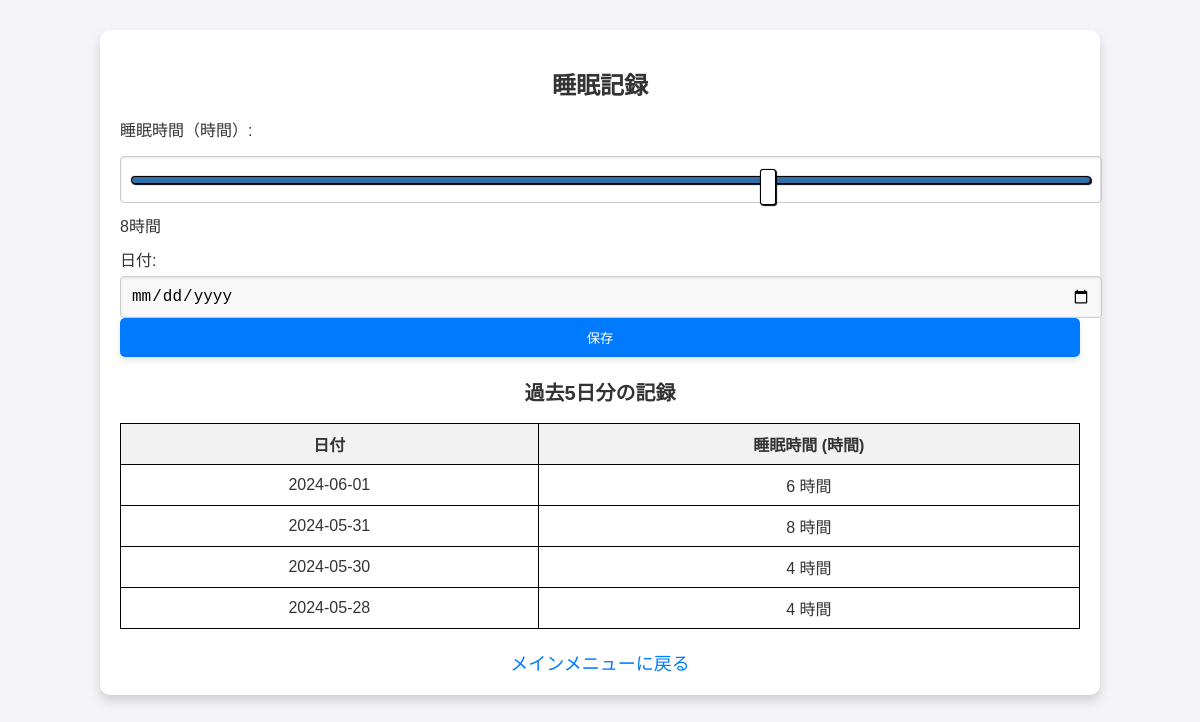
Page /accounts/sleep_record/ (signed in) on the earlier database version.
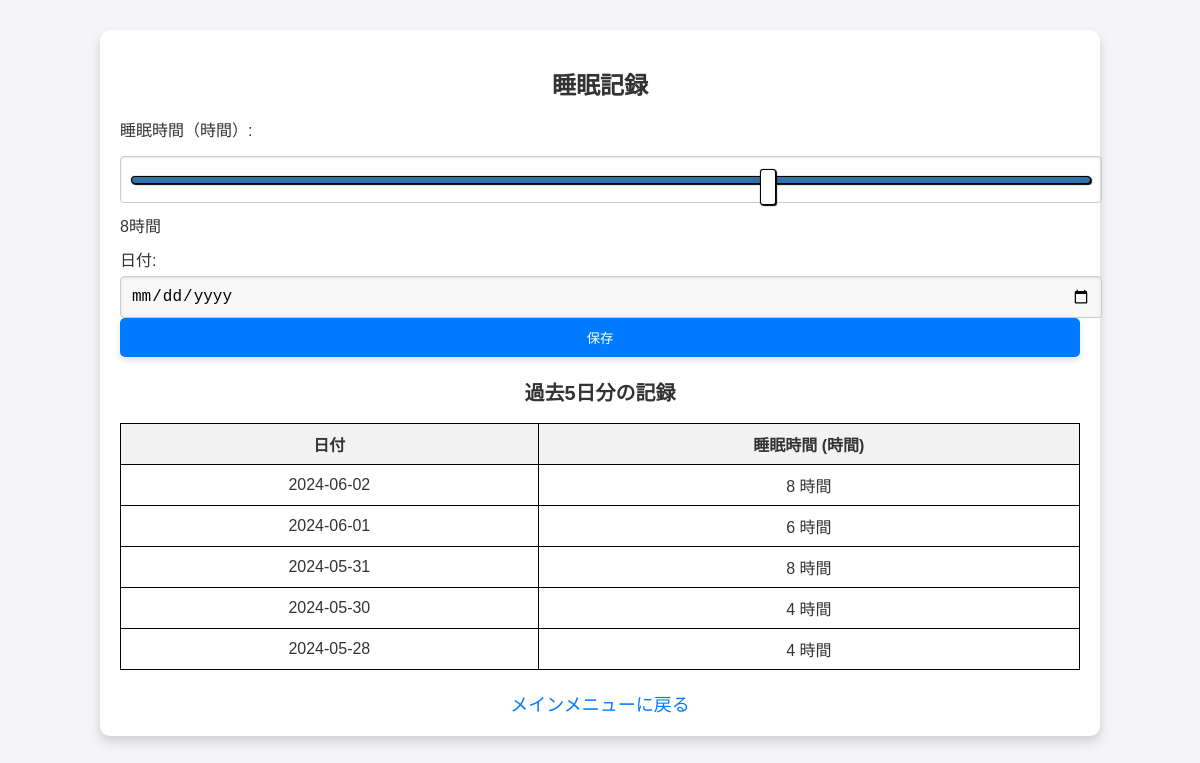
Same page on the later database version.
### myapp/models.py (models this page shows)
class SleepRecord(models.Model):
    user = models.ForeignKey(CustomUser, on_delete=models.CASCADE, verbose_name=_('ユーザー'))
    date = models.DateField(_('日付'))
    duration = models.IntegerField(_('睡眠時間（分）'))
    quality = models.CharField(_('睡眠の質'), max_length=100, blank=True, null=True)

### myapp/views.py (the view)
# urls.py: path('sleep_record/', views.sleep_record, name='sleep_record'),
@login_required
def sleep_record(request):
    today = date.today()
    five_days_ago = today - timedelta(days=5)
    if request.method == 'POST':
        form = SleepRecordForm(request.POST)
        if form.is_valid():
            record = form.save(commit=False)
            record.user = request.user
            record.date = today
            return redirect('myapp:sleep_record')
    else:
        form = SleepRecordForm()
    sleep_records = SleepRecord.objects.filter(
        user=request.user,
        date__gte=five_days_ago
    ).order_by('-date')
    return render(request, 'sleep_record.html', {
        'form': form,
        'sleep_records': sleep_records
    })

### myapp/forms.py
class SleepRecordForm(forms.ModelForm):
    class Meta:
        model = SleepRecord
        fields = ['date', 'duration', 'quality']
        labels = {
            'date': '日付',
            'duration': '時間',
            'quality': '睡眠の質'
        }

### myapp/authentication.py (called while the page is built)
    def get_user(self, user_id):
        UserModel = get_user_model()
        try:
            return UserModel.objects.get(pk=user_id)
        except UserModel.DoesNotExist:
            return None

### myapp/templates/sleep_record.html (shortened to what this page needs)
<!DOCTYPE html>
<html lang="ja">
<head>
    {% load static %}
    <link rel="stylesheet" href="{% static 'css/styles.css' %}">
</head>
<body class="body-background sleep-record">
    <div class="container">
        <h1 class="title">睡眠記録</h1>
        <form method="post" action="{% url 'myapp:submit_sleep_record' %}" class="form-group">
            <label for="duration" class="form-label">睡眠時間（時間）:</label>
            <input type="range" id="duration" name="duration" min="0" max="12" value="8" class="input-range">
            <span id="durationDisplay" class="duration-display">8時間</span>
            <label for="date" class="form-label">日付:</label>
            <input type="date" id="date" name="date" value="{{ today|date:'Y-m-d' }}" class="input-date">
            <button type="submit" class="button">保存</button>
        </form>
        <h2>過去5日分の記録</h2>
        <table>
            <thead>
                <tr>
                    <th>日付</th>
                    <th>睡眠時間 (時間)</th>
                </tr>
            </thead>
            <tbody>
                {% for record in sleep_records %}
                <tr>
                    <td>{{ record.date|date:"Y-m-d" }}</td>
                    <td>{{ record.duration }} 時間</td>
                </tr>
                {% empty %}
                <tr>
                    <td colspan="2">記録がありません。</td>
                </tr>
                {% endfor %}
            </tbody>
        </table>
        <div class="text-center">
            <a href="{% url 'myapp:main_menu' %}" class="back-link">メインメニューに戻る</a>
        </div>
    </div>
</body>
</html>

### static/css/styles.css (style rules this page uses)
body, html { font-family: 'Arial', sans-serif; background-color: #f4f4f9; color: #333; margin: 0; padding: 0; font-size: 16px; }
h1, h2 { color: #333; text-align: center; font-weight: bold; }
h1 { font-size: 24px; }
h2 { font-size: 20px; }
.container, .login-container, .menu-container { width: 100%; max-width: 960px; margin: 30px auto; padding: 20px; background-color: #ffffff; box-shadow: 0 6px 12px rgba(0, 0, 0, 0.15); border-radius: 10px; }
a, .menu-list a { color: #5c67f2; text-decoration: none; font-size: 18px; display: block; }
.form-group { margin-bottom: 20px; }
label { display: block; margin-bottom: 5px; }
input[type="text"], input[type="password"], input[type="number"], input[type="date"], input[type="range"] { width: 100%; padding: 10px; border: 1px solid #ccc; border-radius: 4px; box-shadow: inset 0 1px 3px rgba(0, 0, 0, 0.1); }
.button, .btn { width: 100%; padding: 10px 20px; background-color: #007BFF; color: white; border: none; border-radius: 5px; cursor: pointer; box-shadow: 0 4px 6px rgba(0, 0, 0, 0.1); }
input[type="range"] { width: 100%; height: 25px; background-color: #ddd; outline: none; -webkit-appearance: none; margin: 10px 0; transition: background-color 0.3s ease; }
input[type="date"] { padding: 10px; border-radius: 5px; border: 1px solid #ccc; background-color: #f8f8f8; }
input[type="range"] { -webkit-appearance: none; width: 100%; background: transparent; }
input[type="date"] { border: 2px solid #ccc; font-size: 16px; padding: 10px; border-radius: 5px; background-color: #f8f8f8; }
.sleep-record .form-group { margin-bottom: 20px; }
.sleep-record label { display: block; margin-bottom: 5px; }
.sleep-record input[type="range"], .sleep-record input[type="date"] { width: 100%; padding: 10px; border: 1px solid #ccc; border-radius: 4px; box-shadow: inset 0 1px 3px rgba(0, 0, 0, 0.1); }
.sleep-record .button { width: 100%; padding: 10px 20px; background-color: #007BFF; color: white; border: none; border-radius: 5px; cursor: pointer; box-shadow: 0 4px 6px rgba(0, 0, 0, 0.1); }
.sleep-record .back-link { display: block; margin-top: 20px; text-align: center; color: #007BFF; text-decoration: none; }
input[type="range"] { width: 100%; height: 25px; background: transparent; -webkit-appearance: none; margin: 10px 0; transition: background-color 0.3s ease; }

### myapp/templates/sleep_record.html (style rules this page uses)
table { width: 100%; border-collapse: collapse; }
th, td { border: 1px solid black; padding: 8px; text-align: center; }
th { background-color: #f2f2f2; }

Differences in the rows shown:
added SleepRecord: date "2024-06-02", duration "8"
